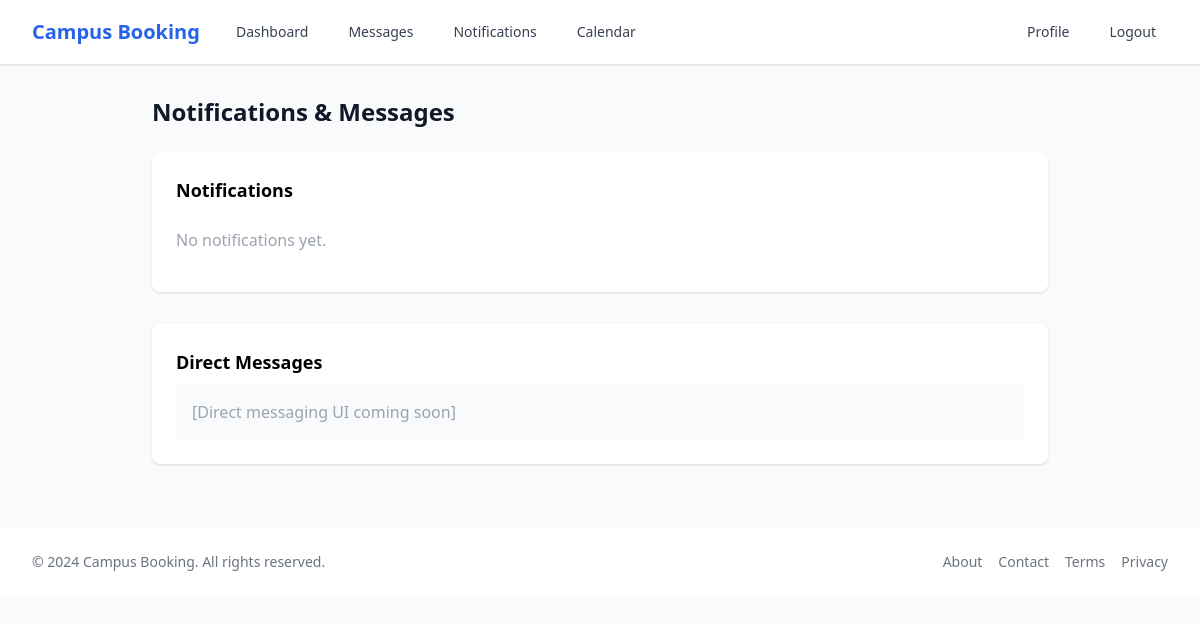
Page /accounts/notifications/ (signed in) on the earlier database version.
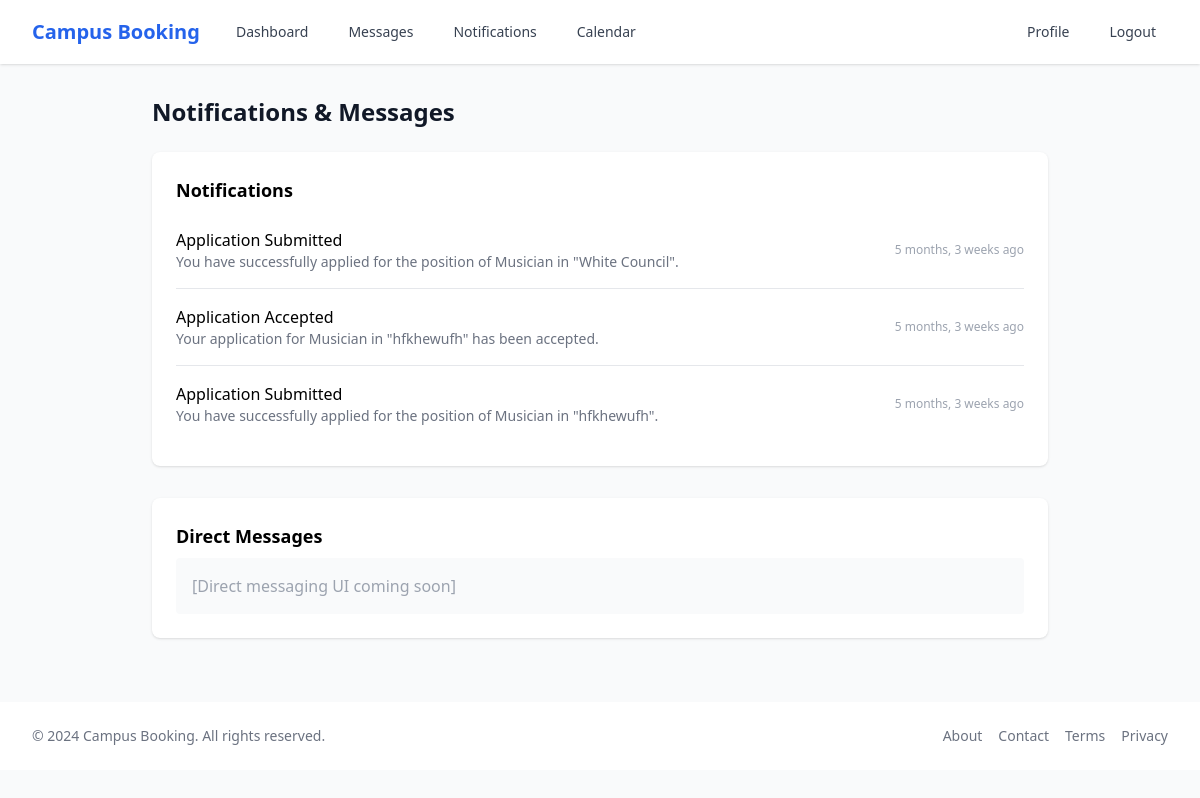
Same page on the later database version.
### accounts/models.py (models this page shows, shortened)
class Notification(models.Model):
    NOTIFICATION_TYPES = (
        ('message', 'New Message'),
        ('application', 'Application Update'),
        ('event', 'Event Update'),
        ('system', 'System Notification'),
    )
    user = models.ForeignKey(User, on_delete=models.CASCADE, related_name='notifications')
    notification_type = models.CharField(max_length=20, choices=NOTIFICATION_TYPES)
    title = models.CharField(max_length=255)
    message = models.TextField()
    is_read = models.BooleanField(default=False)
    created_at = models.DateTimeField(auto_now_add=True)
    link = models.CharField(max_length=255, blank=True)
    class Meta:
        ordering = ['-created_at']

### accounts/views.py (the view, shortened to what this page needs)
# urls.py: path('notifications/', views.notifications_view, name='notifications'),
@login_required
def notifications_view(request):
    notifications = request.user.notifications.all()
    request.user.notifications.filter(is_read=False).update(is_read=True)
    return render(request, 'accounts/notifications.html', {
        'notifications': notifications
    })

### accounts/context_processors.py (called while the page is built)
def notification_processor(request):
    notification_count = 0
    if request.user.is_authenticated:
        notification_count = request.user.notifications.filter(is_read=False).count()
    return {
        'notification_count': notification_count
    }

### accounts/templates/accounts/notifications.html (shortened to what this page needs)
{% extends "base.html" %}
{% block content %}
<div class="max-w-4xl mx-auto py-8">
    <h1 class="text-2xl font-bold mb-6 text-gray-900">Notifications & Messages</h1>
    <div class="bg-white rounded-lg shadow p-6 mb-8">
        <h2 class="text-lg font-semibold mb-2">Notifications</h2>
        <ul class="divide-y divide-gray-200">
            {% for notification in notifications %}
            <li class="py-4 flex items-center justify-between">
                <div>
                    <span class="font-medium">{{ notification.title }}</span>
                    <p class="text-sm text-gray-500">{{ notification.message }}</p>
                </div>
                <span class="text-xs text-gray-400">{{ notification.created_at|timesince }} ago</span>
            </li>
            {% empty %}
            <li class="py-4 text-gray-400">No notifications yet.</li>
            {% endfor %}
        </ul>
    </div>
    <div class="bg-white rounded-lg shadow p-6">
        <h2 class="text-lg font-semibold mb-2">Direct Messages</h2>
        <div class="bg-gray-50 rounded p-4">
            <span class="text-gray-400">[Direct messaging UI coming soon]</span>
        </div>
    </div>
</div>
{% endblock %}

### templates/base.html (shortened to what this page needs)
<!DOCTYPE html>
<html lang="en" class="light">
<head>
    <script src="https://cdn.tailwindcss.com"></script>
    {% load static %}
    <link rel="stylesheet" href="{% static 'accounts/css/forms.css' %}">
    <link href='https://cdn.jsdelivr.net/npm/fullcalendar@6.1.8/index.global.min.css' rel='stylesheet' />
</head>
<body class="bg-gray-50 min-h-screen">
    <nav class="bg-white shadow">
        <div class="max-w-7xl mx-auto px-4 sm:px-6 lg:px-8">
            <div class="flex justify-between h-16">
                <div class="flex items-center">
                    <div class="flex-shrink-0">
                        <a href="{% url 'landing_page' %}" class="text-xl font-bold text-blue-600">Campus Booking</a>
                    </div>
                    {% if user.is_authenticated %}
                    <div class="hidden sm:ml-6 sm:flex sm:space-x-4">
                        <a href="{% url 'dashboard' %}" class="inline-flex items-center px-3 py-2 text-sm font-medium text-gray-700 hover:text-gray-900">Dashboard</a>
                        <a href="{% url 'messages' %}" class="inline-flex items-center px-3 py-2 text-sm font-medium text-gray-700 hover:text-gray-900">Messages</a>
                        <a href="{% url 'notifications' %}" class="relative inline-flex items-center px-3 py-2 text-sm font-medium text-gray-700 hover:text-gray-900">
                            Notifications
                        </a>
                        <a href="{% url 'calendar' %}" class="inline-flex items-center px-3 py-2 text-sm font-medium text-gray-700 hover:text-gray-900">Calendar</a>
                    </div>
                    {% endif %}
                </div>
                <div class="flex items-center space-x-4">
                    {% if user.is_authenticated %}
                        <a href="{% url 'update_profile' %}" class="inline-flex items-center px-3 py-2 text-sm font-medium text-gray-700 hover:text-gray-900">Profile</a>
                        <form method="post" action="{% url 'logout' %}" class="inline">
                            <button type="submit" class="inline-flex items-center px-3 py-2 text-sm font-medium text-gray-700 hover:text-gray-900">Logout</button>
                        </form>
                    {% else %}
                        <a href="{% url 'login' %}" class="inline-flex items-center px-3 py-2 text-sm font-medium text-gray-700 hover:text-gray-900">Login</a>
                        <a href="{% url 'signup' %}" class="inline-flex items-center px-4 py-2 text-sm font-medium text-white bg-blue-600 hover:bg-blue-700 rounded-md">Sign up</a>
                    {% endif %}
                </div>
            </div>
        </div>
    </nav>
    <main>
        {% block content %}{% endblock %}
    </main>
    <footer class="bg-white mt-8">
        <div class="max-w-7xl mx-auto py-6 px-4 sm:px-6 lg:px-8">
            <div class="flex justify-between items-center">
                <p class="text-center text-gray-500 text-sm">
                    &copy; 2024 Campus Booking. All rights reserved.
                </p>
                <div class="flex space-x-4">
                    <a href="{% url 'about' %}" class="text-gray-500 hover:text-gray-700 text-sm">About</a>
                    <a href="{% url 'contact' %}" class="text-gray-500 hover:text-gray-700 text-sm">Contact</a>
                    <a href="{% url 'terms' %}" class="text-gray-500 hover:text-gray-700 text-sm">Terms</a>
                    <a href="{% url 'privacy' %}" class="text-gray-500 hover:text-gray-700 text-sm">Privacy</a>
                </div>
            </div>
        </div>
    </footer>
</body>
</html>

### templates/base.html (style rules this page uses)
:root { color-scheme: light; }
body { @apply bg-gray-50 text-gray-900; }
.bg-white { @apply bg-white; }
.text-gray-700 { @apply text-gray-700; }
.shadow { @apply shadow-gray-200; }

Differences in the rows shown:
added Notification: title "Application Submitted", message "You have successfully applied for the position of Musician in \"White Council\".", created_at "5 months, 3 weeks"
added Notification: title "Application Accepted", message "Your application for Musician in \"hfkhewufh\" has been accepted.", created_at "5 months, 3 weeks"
added Notification: title "Application Submitted", message "You have successfully applied for the position of Musician in \"hfkhewufh\".", created_at "5 months, 3 weeks"
Other differences:
text no longer shown: "No notifications yet."
